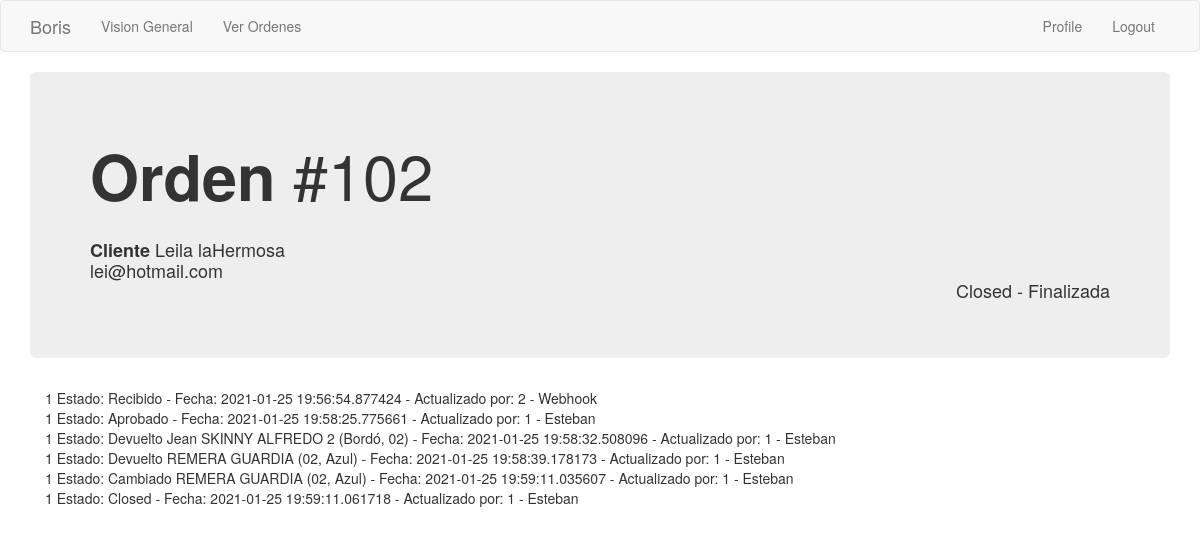
/orden/historia/1 (signed in), run on an earlier commit of the app's database.
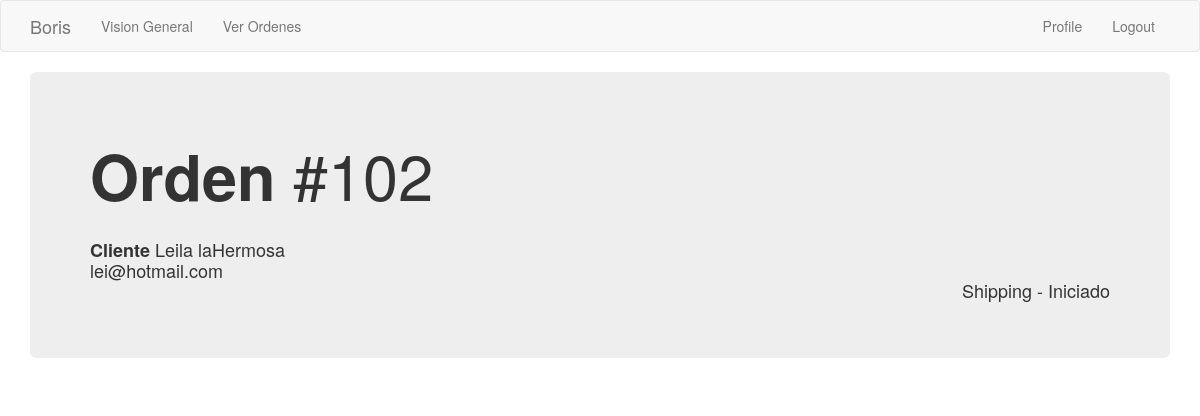
And on a later commit of the database.
### app/models.py (models this page shows, shortened)
class Order_header(db.Model):
    id = db.Column(db.Integer, primary_key=True)
    order_number = db.Column(db.Integer, index=True)
    order_id_anterior = db.Column(db.Integer)
    creation_date = db.Column(db.String(35), index=True)
    last_update_date = db.Column(db.String(35))
    payment_method = db.Column(db.String(10))
    payment_card = db.Column(db.String(10))
    courier_order_id = db.Column(db.String(64), index=True)
    status = db.Column(db.String(15))
    sub_status = db.Column(db.String(15))
    customer_address = db.Column(db.String(64))
    customer_number = db.Column(db.String(10))
    customer_floor = db.Column(db.String(10))
    customer_zipcode = db.Column(db.String(8))
    customer_locality = db.Column(db.String(64))
    customer_city = db.Column(db.String(64))
    customer_province = db.Column(db.String(64))
    customer_country = db.Column(db.String(64))
    detalle = db.relationship('Order_detail', backref='productos', lazy='dynamic')
    transaction = db.relationship('Transaction_log', backref='transaccion', lazy='dynamic')
    customer_id = db.Column(db.Integer, db.ForeignKey('customer.id'))
    store = db.Column(db.Integer, db.ForeignKey('company.store_id'))

class Transaction_log(db.Model):
    id = db.Column(db.Integer, primary_key=True)
    sub_status = db.Column(db.String(15))
    fecha = db.Column(db.DateTime, default=datetime.utcnow)
    username = db.Column(db.String(64))
    order_id = db.Column(db.Integer, db.ForeignKey('order_header.id'))
    user_id = db.Column(db.Integer, db.ForeignKey('user.id'))

### app/main/routes.py (the view)
@bp.route('/orden/historia/<orden_id>', methods=['GET', 'POST'])
@login_required
def historia_orden(orden_id):
    orden = Order_header.query.filter_by(id=orden_id).first()
    historia = Transaction_log.query.filter_by(order_id=orden_id).all()
    return render_template('historia_orden.html', orden=orden, historia=historia, customer=orden.buyer)

### app/main/routes.py (called while the page is built)
@bp.before_app_request
def before_request():
    if current_user.is_authenticated:
        current_user.last_seen = datetime.utcnow()
        db.session.commit()

### app/models.py (called while the page is built)
@login.user_loader
def load_user(id):
    return User.query.get(int(id))

### app/templates/historia_orden.html
{% extends "base.html" %}
{% block app_content %}
    <div class='jumbotron'>
        <h1>
            <strong>Orden </strong>#{{orden.order_number}}
        </h1>
        <h4>
            <br> <strong> Cliente </strong>{{customer.name}}
            <br>         {{customer.email}}
            <div class="text-right"> {{orden.status}} - {{orden.sub_status}} </div>
        </h4>
    </div>
    <div class='container'>
        {% for i in historia %}
            {{i.order_id}}
            Estado: {{i.sub_status}} -
            Fecha: {{i.fecha}} -
            Actualizado por: {{i.user_id}} - {{i.username}}
            <br>
        {% endfor %}
    </div>
{% endblock %}

What changed in the data, as far as the page shows it:
no longer on this page (row edited): Transaction_log: order_id "1", sub_status "Recibido", fecha "2021-01-25 19:56:54.877424", user_id "2", username "Webhook"
no longer on this page (row edited): Transaction_log: order_id "1", sub_status "Aprobado", fecha "2021-01-25 19:58:25.775661", user_id "1", username "Esteban"
no longer on this page (row edited): Transaction_log: order_id "1", sub_status "Devuelto Jean SKINNY ALFREDO 2 (Bordó, 02)", fecha "2021-01-25 19:58:32.508096", user_id "1", username "Esteban"
no longer on this page (row edited): Transaction_log: order_id "1", sub_status "Devuelto REMERA GUARDIA (02, Azul)", fecha "2021-01-25 19:58:39.178173", user_id "1", username "Esteban"
no longer on this page (row edited): Transaction_log: order_id "1", sub_status "Cambiado REMERA GUARDIA (02, Azul)", fecha "2021-01-25 19:59:11.035607", user_id "1", username "Esteban"
no longer on this page (row edited): Transaction_log: order_id "1", sub_status "Closed", fecha "2021-01-25 19:59:11.061718", user_id "1", username "Esteban"
changed Order_header: status "Closed" → "Shipping"; sub_status "Finalizada" → "Iniciado"
